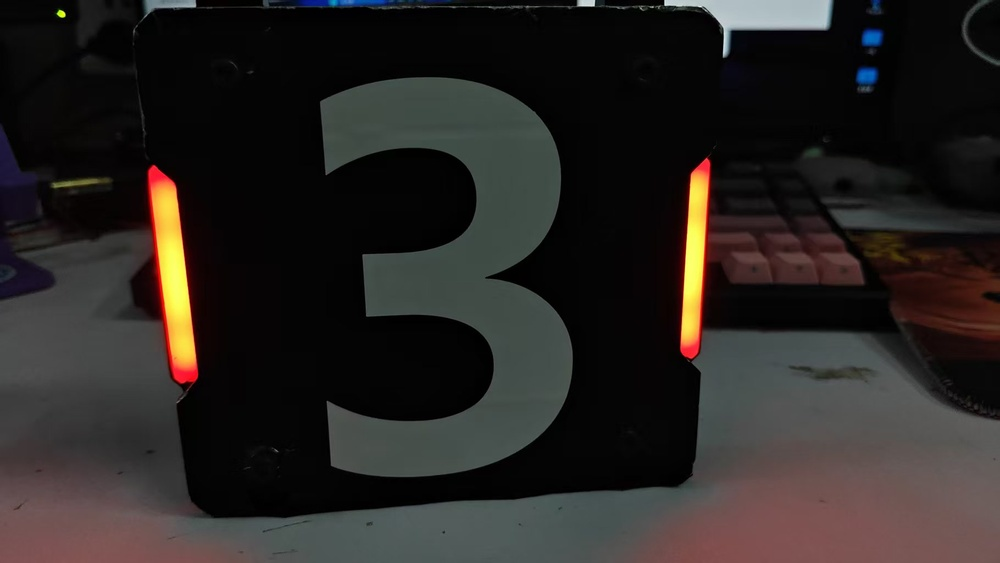
//> input picture OpenCV_learn_first/3.jpg, 1000 x 563 px, shrunk from 1820 x 1024 before the run, given in place of the camera
$ ./main   (built with g++ and OpenCV 4)
//> lines starting //> are read from the running program, lines starting //| are printed output that depends on the picture; after the words box and inside, x2 and y2 are one past the last pixel; in counts of white or black regions, pixels touching at a corner belong together
#include <iostream>
#include <opencv2/opencv.hpp>

int main()
{
    cv::Mat img;
    int num = 0;
    cv::VideoCapture cap(0);

    if (!cap.isOpened())
    {
        std::cout << "无法打开摄像头！";
        return -1;
    }

    std::cout << "按'ESC'退出" << std::endl;

    while (true)
    {

        cap.read(img);
//> img is the input picture: 563 rows x 1000 cols, CV_8UC3; mean B, G, R 34.8, 37.2, 41

        if (img.empty())
        {
            std::cout << "画面读取失败！" << std::endl;
            break;
        }

        cv::Mat hsv, mask;
        cv::cvtColor(img, hsv, cv::COLOR_BGR2HSV);
//> hsv: 563 rows x 1000 cols, CV_8UC3; mean H, S, V 40.6, 44.1, 43.5
        // 提取蓝色
        cv::inRange(hsv, cv::Scalar(100, 43, 46), cv::Scalar(124, 255, 255), mask);
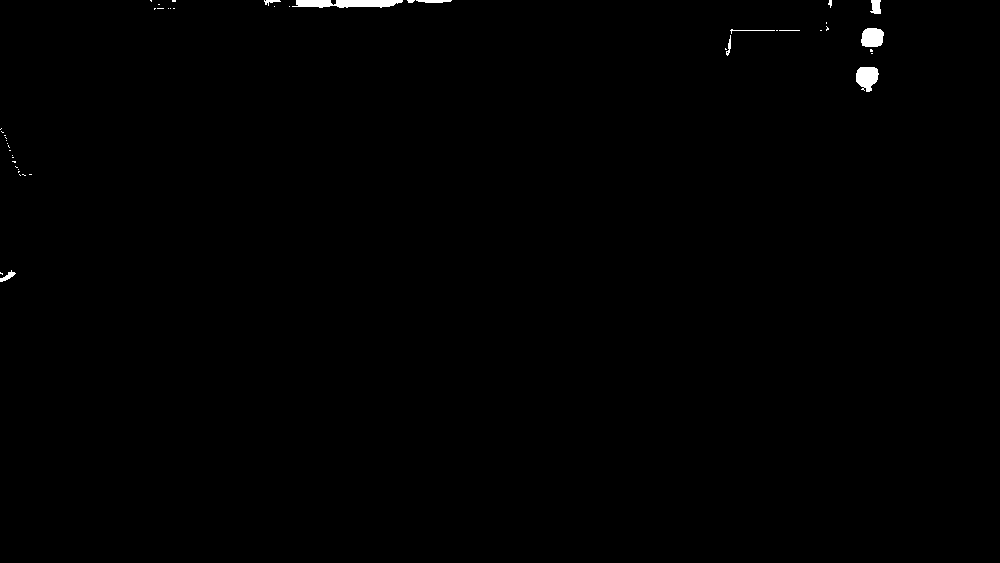
//> mask: 563 rows x 1000 cols, CV_8UC1; 0.37% white; 47 white regions (36 under 20 px), largest, box (x1, y1, x2, y2) and area: (292, 0, 403, 8) 700, (856, 67, 879, 92) 421, (861, 28, 884, 47) 374
        // 形态学过滤
        cv::Mat kernel = cv::getStructuringElement(cv::MORPH_RECT, cv::Size(3, 3));
        cv::morphologyEx(mask, mask, cv::MORPH_OPEN, kernel);
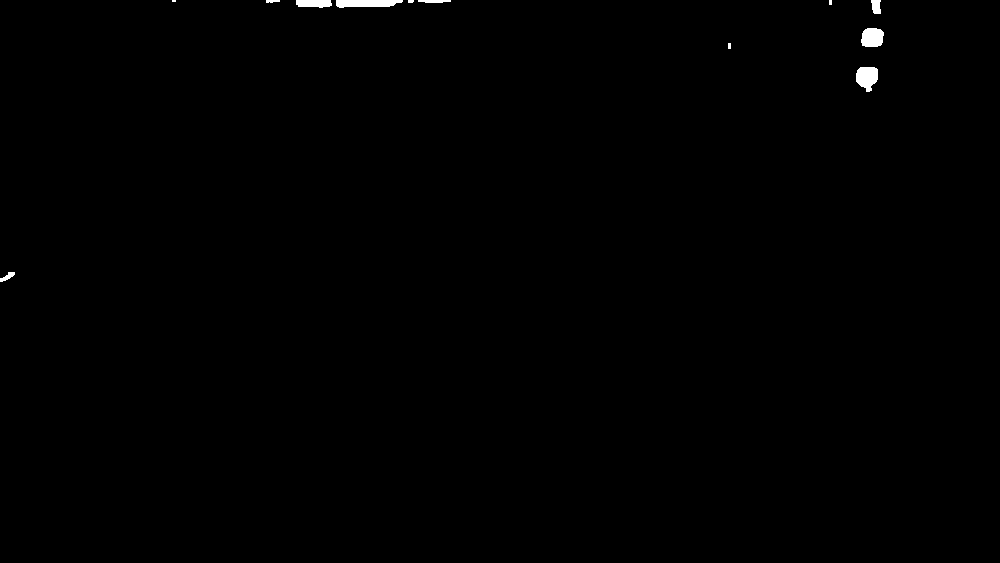
//> mask: 563 rows x 1000 cols, CV_8UC1; 0.33% white; 12 white regions (4 under 20 px), largest, box (x1, y1, x2, y2) and area: (336, 0, 403, 8) 435, (856, 67, 878, 92) 413, (861, 28, 884, 47) 374

        cv::Mat re_img;
        cv::Mat bin_img;
        cv::cvtColor(img, re_img, cv::COLOR_BGR2GRAY);
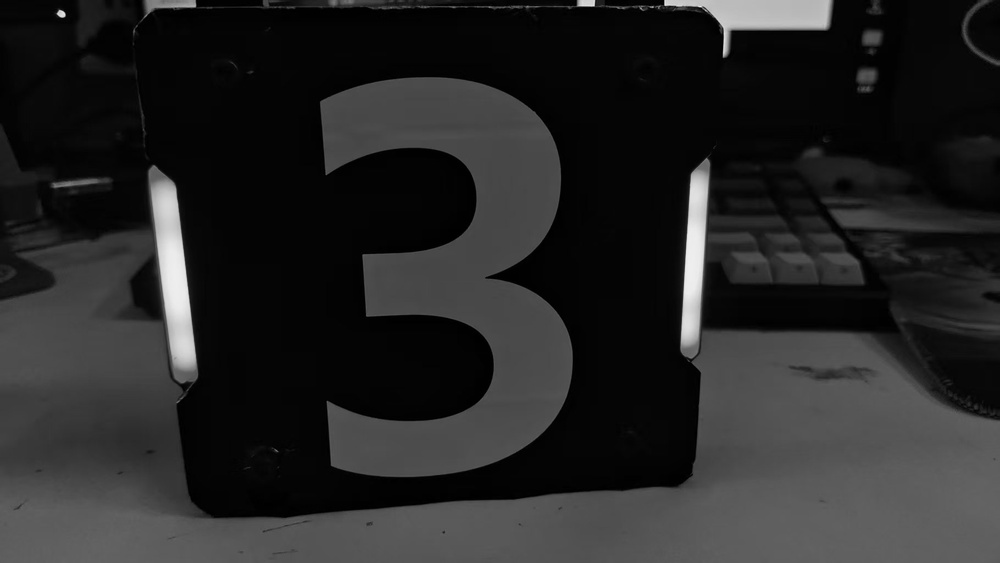
//> re_img: 563 rows x 1000 cols, CV_8UC1; min 0, max 241, mean 38.1
        cv::threshold(re_img, bin_img, 144, 255, cv::THRESH_BINARY);
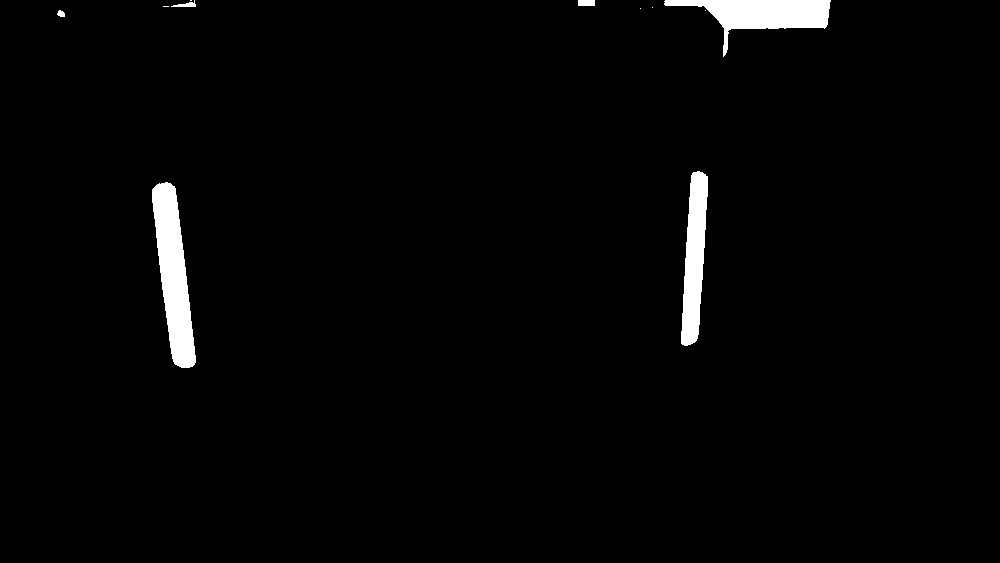
//> bin_img: 563 rows x 1000 cols, CV_8UC1; 2% white; 11 white regions (5 under 20 px), largest, box (x1, y1, x2, y2) and area: (152, 182, 196, 368) 4541, (664, 0, 831, 57) 3687, (681, 171, 708, 346) 3061, (578, 0, 595, 6) 102, (171, 0, 196, 7) 82, (57, 10, 65, 17) 41

        cv::imshow("原图", img);
        cv::imshow("蓝色提取", mask);
        if (cv::waitKey(1) == 27)
//> the Esc key is pressed
        {
            break;
        }

        num++;
        if (num % 30 == 0)
        {
            std::cout << num << std::endl;
        }
    }
    std::cout << "结束力 " << std::endl;
}

$ run again, on OpenCV_learn_first/9.jpg
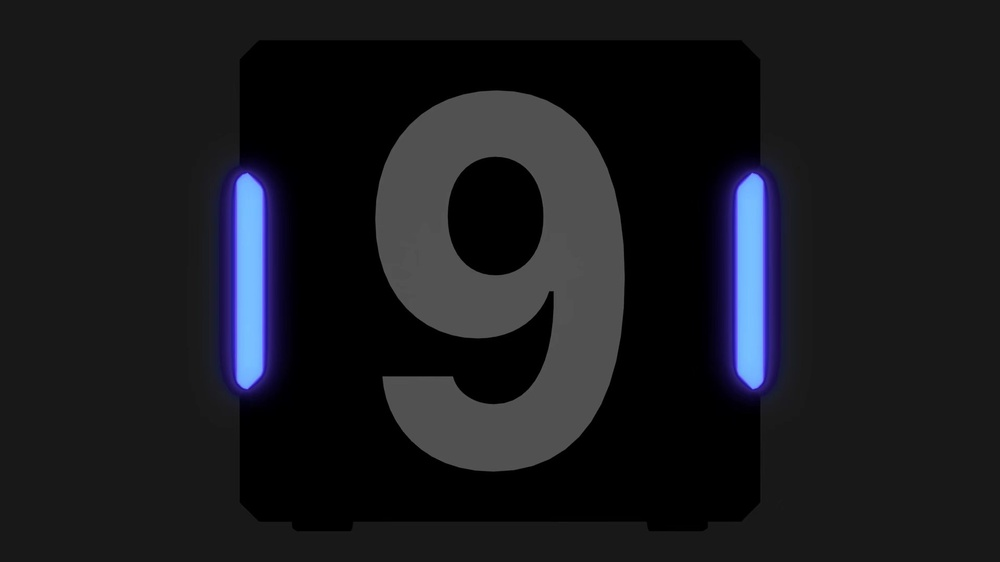
//> input picture OpenCV_learn_first/9.jpg, 1000 x 562 px, shrunk from 1920 x 1080 before the run, given in place of the camera
//> img is the input picture: 562 rows x 1000 cols, CV_8UC3; mean B, G, R 30.3, 25.9, 25.1
//> hsv: 562 rows x 1000 cols, CV_8UC3; mean H, S, V 11, 15.4, 30.3
//> `cv::morphologyEx(mask, mask, cv::MORPH_OPEN, kernel);`:
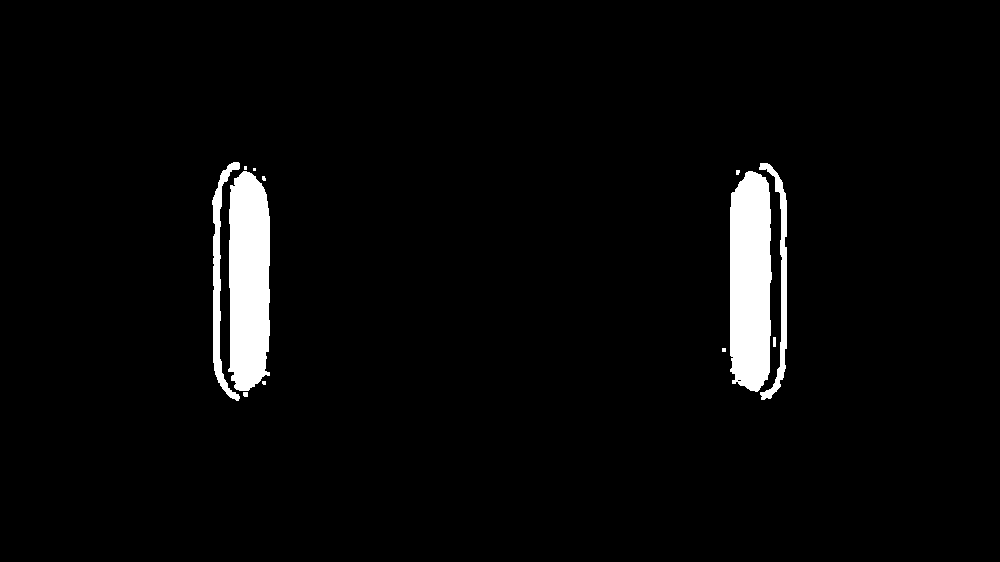
//> mask: 562 rows x 1000 cols, CV_8UC1; 3.5% white; 12 white regions (6 under 20 px), largest, box (x1, y1, x2, y2) and area: (730, 171, 772, 392) 8269, (228, 171, 270, 391) 8070, (212, 162, 240, 401) 1786, (759, 163, 787, 400) 1566, (773, 337, 776, 347) 30, (243, 392, 248, 397) 24
//> `cv::threshold(re_img, bin_img, 144, 255, cv::THRESH_BINARY);`:
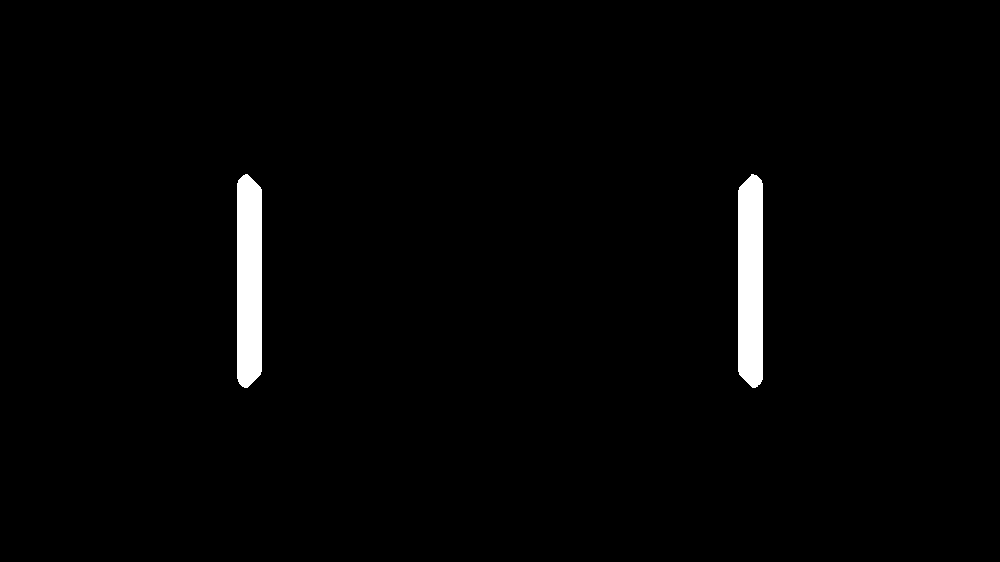
//> bin_img: 562 rows x 1000 cols, CV_8UC1; 1.8% white; 2 white regions, box (x1, y1, x2, y2) and area: (237, 174, 262, 388) 5080, (738, 174, 763, 388) 5079

$ run again, on OpenCV_learn_first/aj2.jpeg
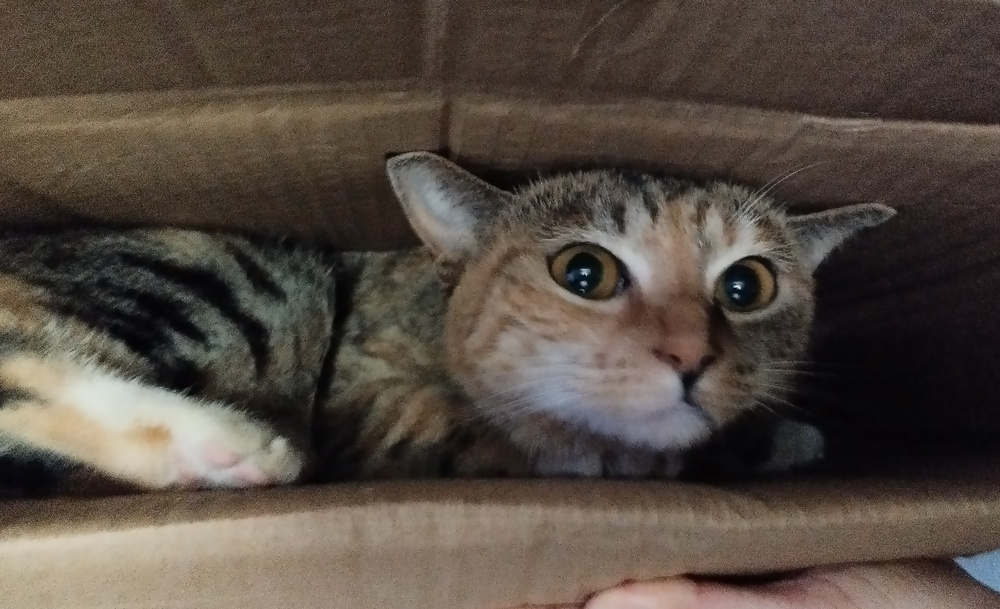
//> input picture OpenCV_learn_first/aj2.jpeg, 1000 x 609 px, shrunk from 2984 x 1817 before the run, given in place of the camera
//> img is the input picture: 609 rows x 1000 cols, CV_8UC3; mean B, G, R 65.9, 74.6, 84.7
//> hsv: 609 rows x 1000 cols, CV_8UC3; mean H, S, V 35.9, 64.9, 85.4
//> `cv::morphologyEx(mask, mask, cv::MORPH_OPEN, kernel);`:
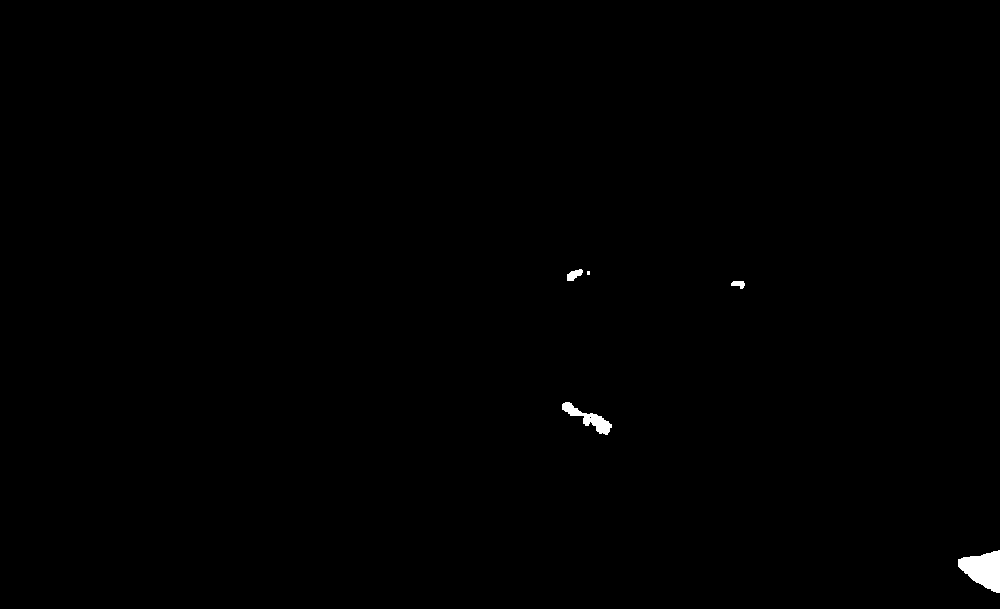
//> mask: 609 rows x 1000 cols, CV_8UC1; 0.31% white; 5 white regions (1 under 20 px), largest, box (x1, y1, x2, y2) and area: (958, 550, 1000, 593) 1163, (562, 402, 612, 435) 544, (567, 269, 583, 281) 120, (731, 281, 745, 289) 76
//> `cv::threshold(re_img, bin_img, 144, 255, cv::THRESH_BINARY);`:
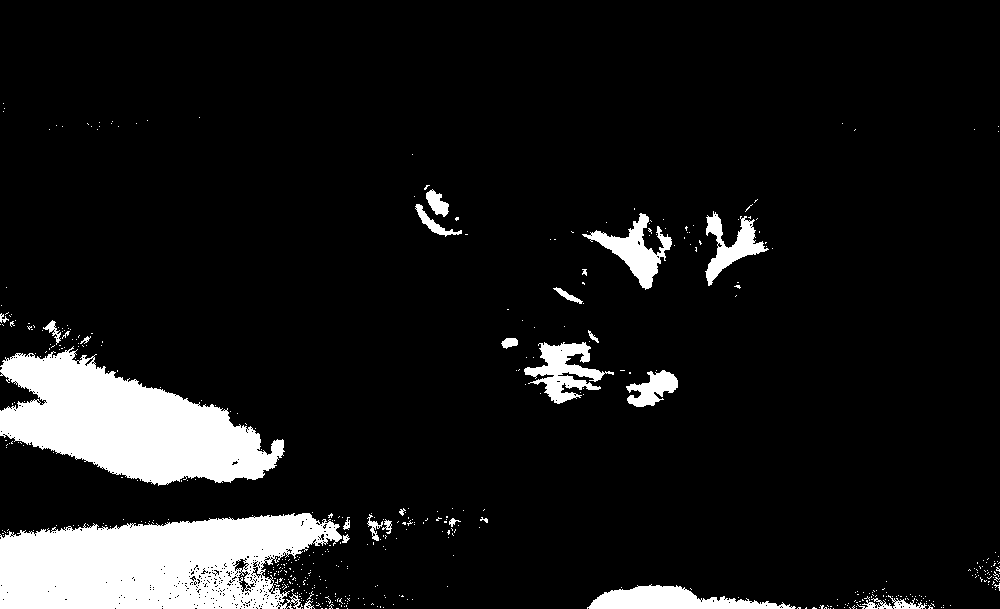
//> bin_img: 609 rows x 1000 cols, CV_8UC1; 9.8% white; 506 white regions (480 under 20 px), largest, box (x1, y1, x2, y2) and area: (0, 513, 342, 609) 24379, (0, 346, 285, 486) 21883, (587, 584, 796, 609) 2861
